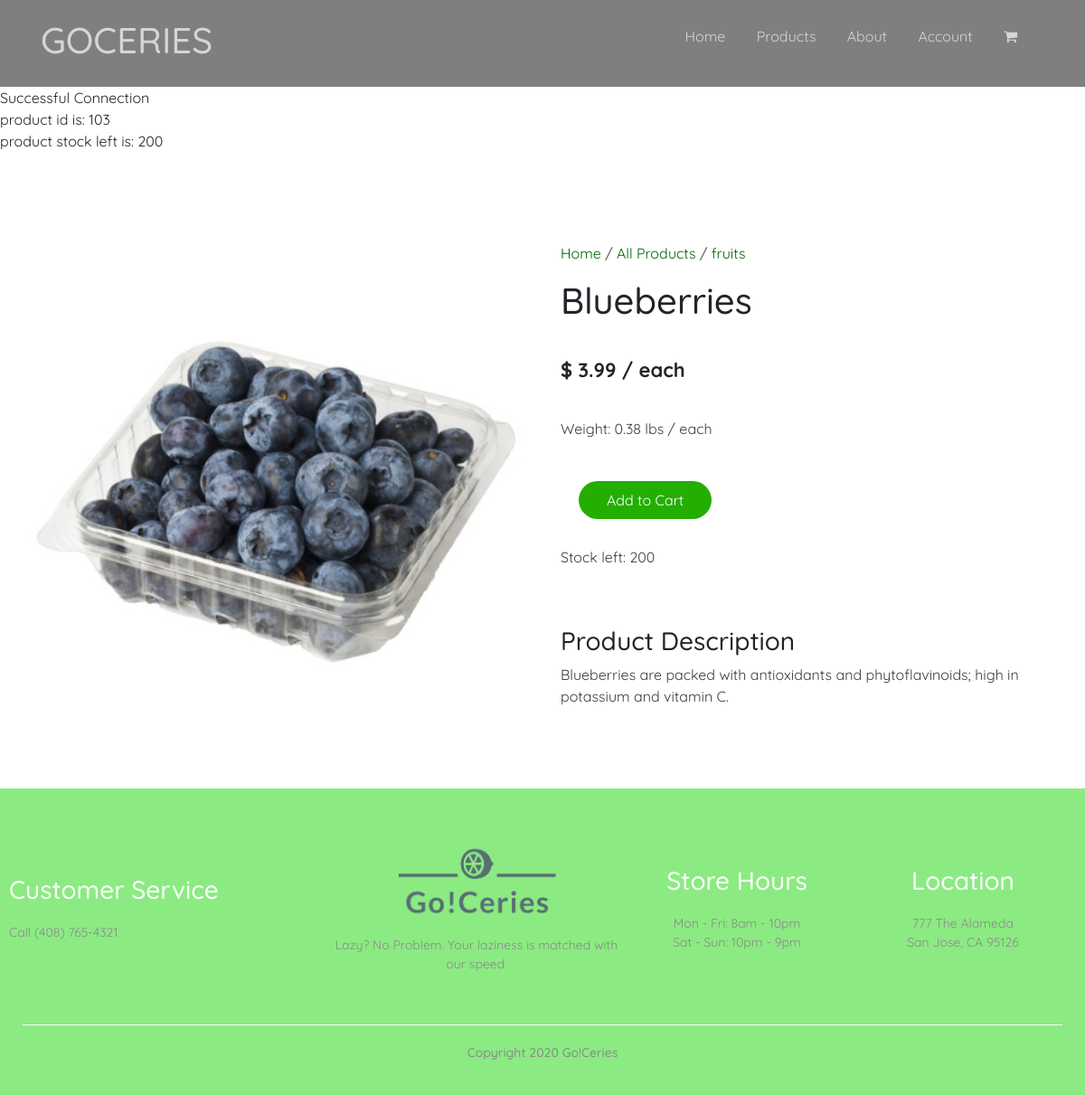
The page /productDetails.php?product_id=103 on the database its author committed.
### tables this page shows
CREATE TABLE IF NOT EXISTS `products` (
  `product_ID` INT(3) NOT NULL,
  `product_name` VARCHAR(255) NOT NULL,
  `product_category` VARCHAR(45) NOT NULL,
  `product_price` DECIMAL(10,2) NOT NULL,
  `product_weight` DECIMAL(10,2) NOT NULL,
  `product_stock` INT(5) NOT NULL,
  `product_description` VARCHAR(2555) NOT NULL,
  `product_imagename` VARCHAR(255) NOT NULL);

### functions.php (called while the page is built, shortened)
<?php
include('database/DBController.php');
include('database/Product.php');
$db = new DBController();
$product = new Product($db);
$productsArray = $product->getAllProducts();
?>

### database/Product.php (called while the page is built, shortened)
<?php
class Product{
    public $db = null;
    public function __construct(DBController $db){
        $this->db = $db;
    }
    public function getAllProducts($table = 'products'){
        $result = $this->db->con->query("SELECT product_id, product_name, product_price,
        product_weight, product_imagename, product_category, product_description FROM {$table}");
        $productsArray = array();
        while($row = $result->fetch_array()){
            $productsArray[] = $row;
        }
        shuffle($productsArray);
        return $productsArray;
    }
    public function getProductStock($product_ID){
        $result =$this->db->con->query("SELECT product_stock FROM `products` WHERE `product_id`='{$product_ID}'");
        $stockLeft = (int) $result->fetch_assoc()['product_stock'];
        return $stockLeft;
    }
}
?>

### productDetails.php (the view, shortened to what this page needs)
<!DOCTYPE html>
<html lang="en">
<head>
    <link rel="stylesheet" href="https://stackpath.bootstrapcdn.com/bootstrap/4.1.3/css/bootstrap.min.css">
    <link rel="stylesheet" href="css/style.css">
</head>
<body>
    <?php
        include('phpTemplates/header.php');
        include('functions.php');
    ?>
    <?php
        if (isset($_GET['product_id']) && $_GET['product_id']!=""){
            $productQuantity = $product->getProductStock($_GET['product_id']);
            echo '<br>product id is: ' . $_GET['product_id'] . '<br>';
            echo 'product stock left is: ' . $productQuantity . '<br>';
        }
    ?>
    <?php
        $product_id = $_GET['product_id'] ?? 1;
        foreach($productsArray as $product){
            if($product['product_id'] == $product_id){
    ?>
    <div class="small-container" style="margin-top: 80px;">
        <div class = "row">
            <div style= "flex: 50%; min-width: 180px; margin-bottom: 30px;">
                <img src="images/<?php echo $product['product_imagename'] ?>" width="100%" style="padding: 0;">
            </div>
            <div style= "flex: 50%; min-width: 180px; margin-bottom: 30px; padding: 20px;">
                <form method='post' action=''>
                    <p><a href = "mainPage.php">Home</a> / <a href = "category-allProducts.php">All Products</a> / <a href = '<?php echo 'category-' .  $product['product_category'] . '.php'?>'> <?php echo $product['product_category']?> </a></p>
                    <h1><?php echo $product['product_name'] ?></h1>
                    <h4 style="margin: 40px 0; font-size: 22px; font-weight: bold;">$ <?php echo $product['product_price'] ?> / each</h4>
                    <p><?php echo 'Weight:  ' . $product['product_weight'] , ' lbs'?> / each</p>
                    <?php if($productQuantity > 0) {?>
                    <button name='addToCart' type='submit' class='btn' label="Add to Cart" value="1" onclick="decreaseStock()">Add to Cart</button>
                    <p id="stock"><?php echo 'Stock left: ' . $productQuantity ?></p>
                  <?php } else { ?> <p> OUT OF STOCK </p>
                  <?php } ?><br><br>
                    <h3>Product Description</h3>
                    <p><?php echo $product['product_description'] ?></p>
                    <br>
                </form>
            </div>
        </div>
    </div>
    <?php
            }
        }
    ?>
    <?php
        include('phpTemplates/footer.php');
    ?>

### css/style.css (style rules this page uses)
* { margin: 0 auto; padding: 0; box-sizing: border-box; }
body { font-family: 'Quicksand', sans-serif; font-weight: 400; }
.row { display:flex; align-items: center; flex-wrap: wrap; justify-content: space-around; }
.btn { display: inline-block; background: #23ae00; color: white ; padding: 8px 30px; margin: 30px 20px; border-radius: 30px; transition: background 0.5s; }
.small-container { max-width: 1280px; margin: auto; padding-left: 25px; padding-right: 25px; }
a { text-decoration: none; color: #006603; }
p { color: #3d3d3d; }

### rows shown on the page
products: product_stock "200", product_imagename (picture), product_category "fruits", product_name "Blueberries", product_price "3.99", product_weight "0.38", product_description "Blueberries are packed with antioxidants and phytoflavinoids; high in potassium and vitamin C."

### other values the page prints
$_GET['product_id'] "103"
